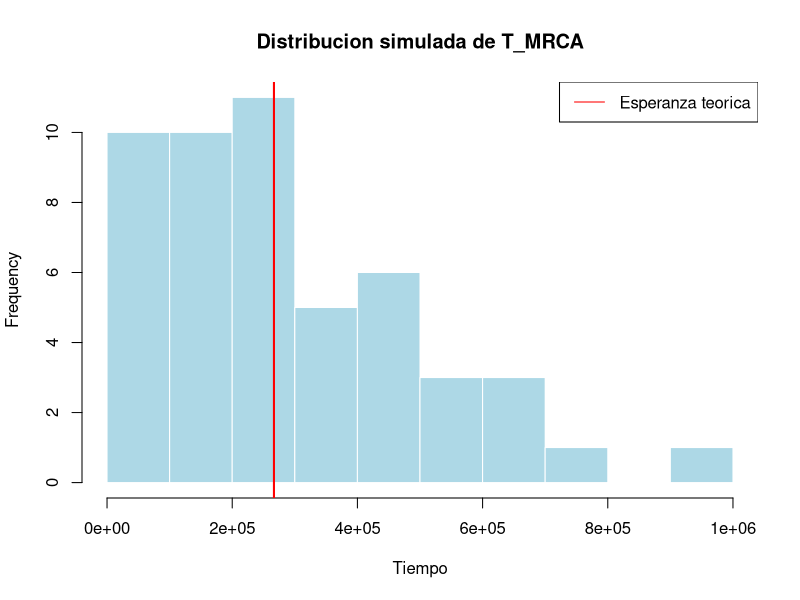
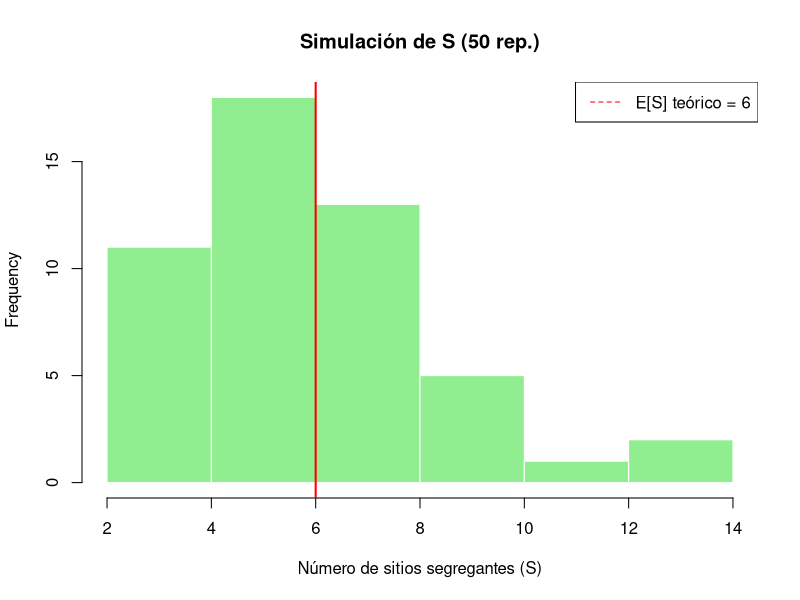

Reproduce these figures in R, in order.
## ---- chunk 1

N <- 1e5

# probabilidad de exito
p3 <- 6/(4*N)
p2 <- 2/(4*N)

# Esperanzas para cada T
E_T3 <- 1 / p3
E_T2 <- 1 / p2
E_TMRCA <- E_T3 + E_T2

# Simulaciones de T_MRCA
set.seed(123)  # asegurando que los números sea siempre los mismos
T3 <- rgeom(50, prob = p3)
T2 <- rgeom(50, prob = p2)
T_MRCA <- T3 + T2

cat("Esperanza teorica de T_MRCA =", E_TMRCA, " y la esperanza simulada T_MRCA =", mean(T_MRCA), "\n")

# Comparar con la esperanza teorica
hist(T_MRCA,
     main = "Distribucion simulada de T_MRCA",
     xlab = "Tiempo",
     col = "lightblue", border = "white")
abline(v = E_TMRCA, col = "red", lwd = 2, lty = 1)
legend("topright", legend = c("Esperanza teorica"), col = "red", lty = 1)

## ---- chunk 2
# número de sitios segregantes
nS <- 6 # Ttotal * mu

# Simular 50 realizaciones de S
set.seed(321) # asegurando que los números sea siempre los mismos
S_sim <- rpois(50, nS)

# media de simular S
mean_S <- mean(S_sim)

# plot simple
hist(S_sim, main = "Simulación de S (50 rep.)", xlab = "Número de sitios segregantes (S)",
     col = "lightgreen", border = "white")
abline(v = nS, col = "red", lwd = 2, lty = 1)
legend("topright", legend = paste("E[S] teórico =", round(nS,2)), col = "red", lty = 2)

## ---- chunk 3

# -----------------------------
# Parámetros
# -----------------------------
N <- 5e5        # tamaño efectivo
mu <- 1e-5      # tasa de mutación
n <- 4          # número de secuencias

# -----------------------------
# 1. Simular tiempos de coalescencia
# -----------------------------
# Función para simular tiempo de espera (geométrico)
simular_T <- function(n_linajes, N) {
  pares <- choose(n_linajes, 2)
  p <- pares / (2 * N)     # probabilidad de coalescencia por generación
  rgeom(1, p)              # tiempo de espera ~ geométrica
}

# Guardamos los tiempos
T4 <- simular_T(4, N)
T3 <- simular_T(3, N)
T2 <- simular_T(2, N)

cat("T4 =", T4, "\n")
cat("T3 =", T3, "\n")
cat("T2 =", T2, "\n")

# -----------------------------
# 2. Tiempo total de ramas
# -----------------------------
T_total <- (4 * T4) + (3 * T3) + (2 * T2)
cat("Tiempo total de ramas =", T_total, "\n")

# -----------------------------
# 3. Número de mutaciones (S)
# -----------------------------
S <- rpois(1, lambda = T_total * mu)  # Poisson con media T_total * mu
cat("Número de mutaciones S =", S, "\n")

# -----------------------------
# 4. Diversidad nucleotídica (π)
# -----------------------------
pi_est <- 4 * N * mu
cat("π esperado =", pi_est, "\n")

# -----------------------------
# 5. Theta de Watterson (θW)
# -----------------------------
a_n <- sum(1 / (1:(n - 1)))
theta_W <- S / a_n
cat("θW estimado =", theta_W, "\n")
